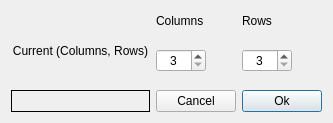
<?xml version="1.0" encoding="UTF-8"?>
<ui version="4.0">
 <class>Dialog</class>
 <widget class="QDialog" name="Dialog">
  <property name="geometry">
   <rect>
    <x>0</x>
    <y>0</y>
    <width>333</width>
    <height>123</height>
   </rect>
  </property>
  <property name="sizePolicy">
   <sizepolicy hsizetype="Fixed" vsizetype="Fixed">
    <horstretch>0</horstretch>
    <verstretch>0</verstretch>
   </sizepolicy>
  </property>
  <property name="windowTitle">
   <string>Dialog</string>
  </property>
  <layout class="QGridLayout" name="gridLayout">
   <item row="0" column="0">
    <layout class="QGridLayout" name="primaryGridLayout">
     <item row="3" column="0">
      <widget class="QLabel" name="currentDimensionsLabel">
       <property name="frameShape">
        <enum>QFrame::Box</enum>
       </property>
       <property name="text">
        <string/>
       </property>
       <property name="alignment">
        <set>Qt::AlignCenter</set>
       </property>
      </widget>
     </item>
     <item row="0" column="0" rowspan="2">
      <widget class="QLabel" name="currentDimensionsInformativeLabel">
       <property name="sizeIncrement">
        <size>
         <width>0</width>
         <height>0</height>
        </size>
       </property>
       <property name="text">
        <string>Current (Columns, Rows)</string>
       </property>
       <property name="alignment">
        <set>Qt::AlignBottom|Qt::AlignHCenter</set>
       </property>
       <property name="wordWrap">
        <bool>true</bool>
       </property>
      </widget>
     </item>
     <item row="1" column="1" rowspan="2">
      <widget class="QSpinBox" name="columnsBox">
       <property name="maximumSize">
        <size>
         <width>50</width>
         <height>16777215</height>
        </size>
       </property>
       <property name="alignment">
        <set>Qt::AlignCenter</set>
       </property>
       <property name="suffix">
        <string/>
       </property>
       <property name="minimum">
        <number>3</number>
       </property>
       <property name="maximum">
        <number>100</number>
       </property>
      </widget>
     </item>
     <item row="0" column="1">
      <widget class="QLabel" name="columnLabel">
       <property name="text">
        <string>Columns</string>
       </property>
       <property name="alignment">
        <set>Qt::AlignLeading|Qt::AlignLeft|Qt::AlignVCenter</set>
       </property>
      </widget>
     </item>
     <item row="0" column="2">
      <widget class="QLabel" name="rowsLabel">
       <property name="text">
        <string>Rows</string>
       </property>
       <property name="alignment">
        <set>Qt::AlignLeading|Qt::AlignLeft|Qt::AlignVCenter</set>
       </property>
      </widget>
     </item>
     <item row="3" column="1">
      <widget class="QPushButton" name="cancelButton">
       <property name="text">
        <string>Cancel</string>
       </property>
      </widget>
     </item>
     <item row="3" column="2">
      <widget class="QPushButton" name="okayButton">
       <property name="text">
        <string>Ok</string>
       </property>
       <property name="default">
        <bool>true</bool>
       </property>
      </widget>
     </item>
     <item row="1" column="2" rowspan="2">
      <widget class="QSpinBox" name="rowsBox">
       <property name="maximumSize">
        <size>
         <width>50</width>
         <height>16777215</height>
        </size>
       </property>
       <property name="alignment">
        <set>Qt::AlignCenter</set>
       </property>
       <property name="suffix">
        <string/>
       </property>
       <property name="minimum">
        <number>3</number>
       </property>
       <property name="maximum">
        <number>100</number>
       </property>
      </widget>
     </item>
    </layout>
   </item>
  </layout>
 </widget>
 <resources/>
 <connections/>
</ui>
